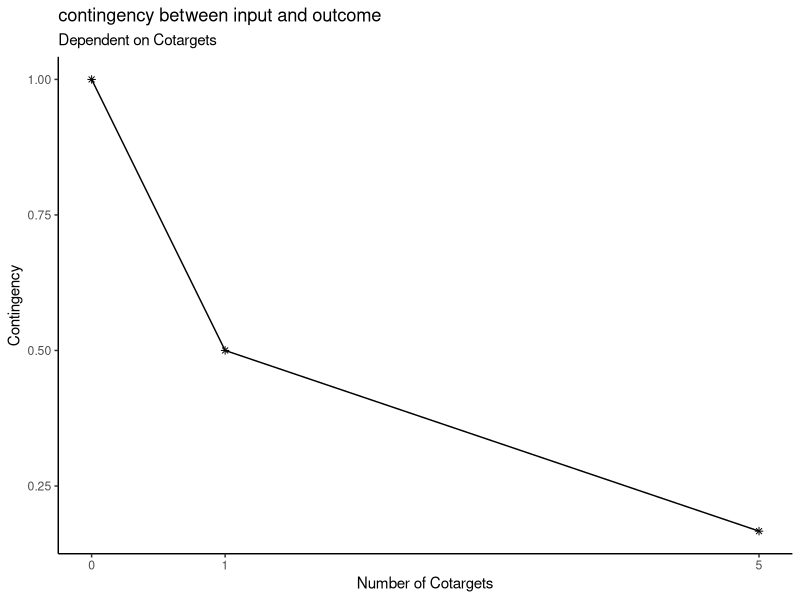
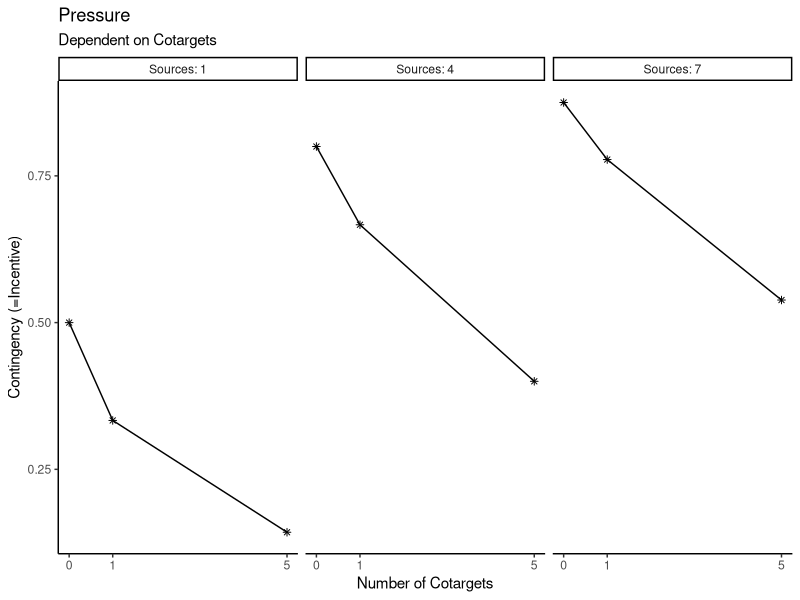
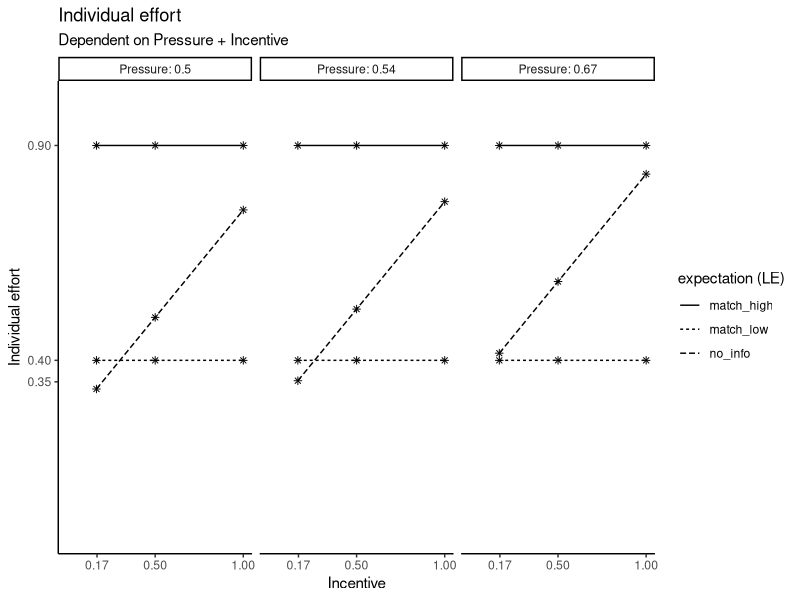
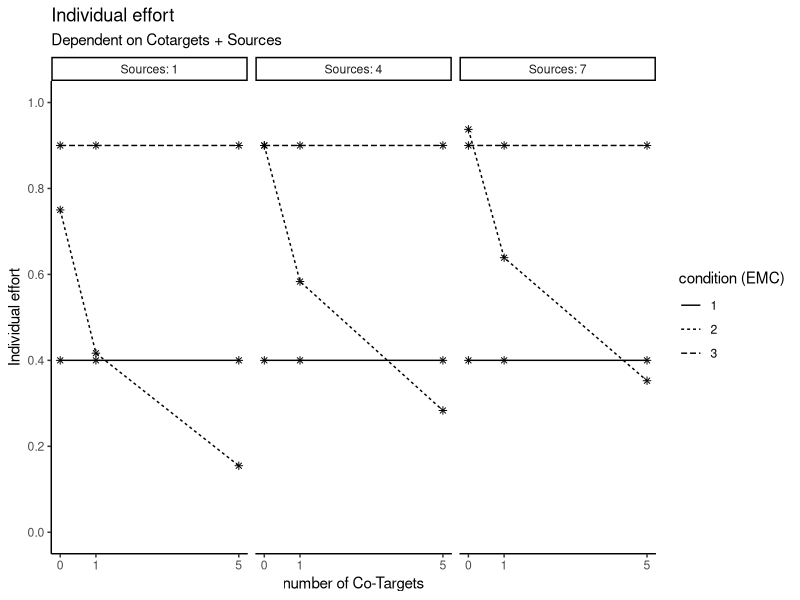
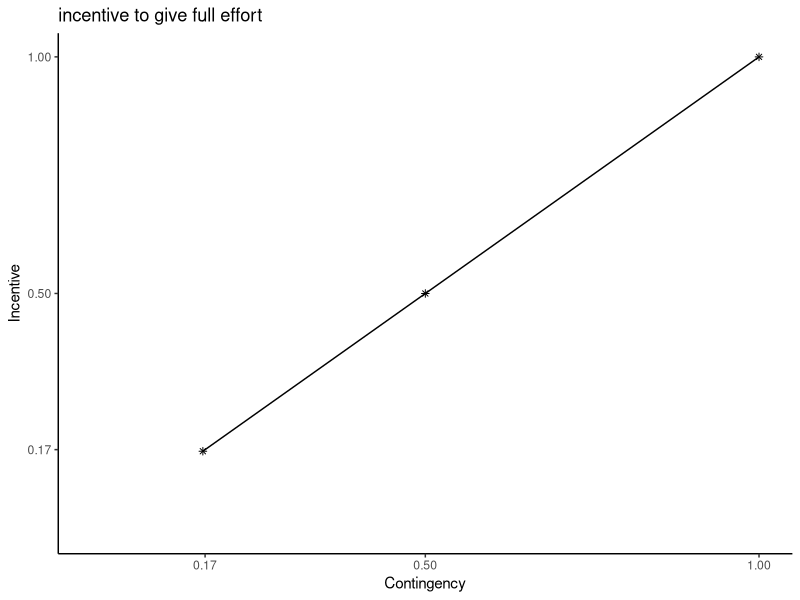
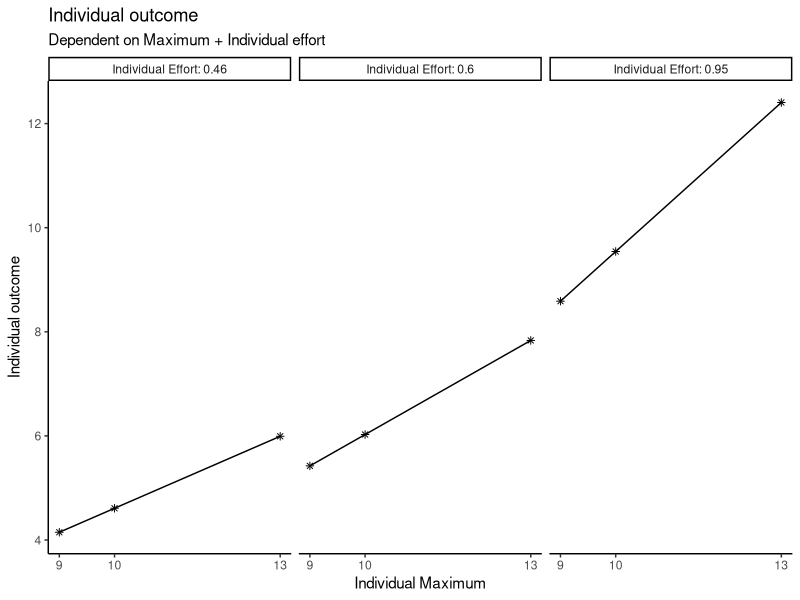

Generate these figures, in order, with R:
###Creating of the base functions to compute the outcome of the simulation later on

# load the necessary libraries (these command are executed in the Quarto Script too, but they remain in this section for better traceability)
library(ggplot2)
library(dplyr)
library(multcomp)

#' p1 Compute the contingency between input and outcome
#' 
#' @param CT number of people who are also viewed as targets of social pressure. Ranges from 0 to infinite (discrete)
#' 
#' @return (CON) contingency between input and outcome. Ranges from 0 to 1 (continuous)

get_CON <- function(CT) {
  n <- CT + 1
  CON <- 1/n
  return(CON)
}

# (example) check vectorized form:
CT <- c(0, 1, 5)
CON <- get_CON(CT)
CON

# (example) create data for CT 
plot_data_CON <- expand.grid(
  CT = c(0, 1, 5)
)

# (example) compute CON from the CT data
plot_data_CON$CON <- get_CON(
  CT = plot_data_CON$CT
)

# (example) plot a visual graph for the p1-function
plot_p1 <- ggplot(plot_data_CON, aes(x = CT, y = CON)) +
  geom_point(shape = 8) +
  labs(title = "contingency between input and outcome", 
       subtitle = "Dependent on Cotargets", 
       y = "Contingency", 
       x = "Number of Cotargets") +
  scale_x_continuous(limits = c(0, 5), breaks = c(0, 1, 5)) +
  theme_classic() +
  geom_line()



#' p2 compute the social pressure on each given target member of the group
#' 
#' @param CT number of people who are also viewed as targets of social impact. Ranges from 0 to infinite (discrete)
#' @param S number of people viewed as source of social pressure. Ranges from 0 to infinite (discrete)
#' 
#' @return (P) social pressure. Ranges from 0 to 1 (continuous)

get_P <- function (CT, S) {
  P <- S/(S+CT+1)
  return(P)
}

# (example) check vectorized form:
CT <- c(0, 1, 5)
S <- c(1, 4, 7)
P <- get_P(CT, S)
P

# (example) create data for CT and S 
plot_data_P <- expand.grid(
  CT = c(0, 1, 5),
  S = c(1, 4, 7)
)

# (example) compute pressure from CT and S
plot_data_P$P <- get_P(
  CT = plot_data_P$CT,
  S = plot_data_P$S
)

# (example) create an extra column for the plotting
plot_data_P$S_label <- paste("Sources:", plot_data_P$S)

# (example) plot a visual graph for the p2-function
plot_p2 <-ggplot(plot_data_P, aes(x = CT, y = P)) +
  geom_point(shape = 8) +
  facet_wrap(~plot_data_P$S_label) +
  labs(title = "Pressure", subtitle = "Dependent on Cotargets", y = "Contingency (=Incentive)", x = "Number of Cotargets") +
  scale_x_continuous(limits = c(0, 5), breaks = c(0, 1, 5)) +
  theme_classic() +
  geom_line()



#' t1 compute the incentive to give full effort
#' 
#' @param CON number of people who are also viewed as targets of social impact. Ranges from 0 to infinite (discrete)
#' 
#' @return (INC) incentive to give full effort. Ranges from 0 to 1 (continuous)

#define the social loafing replication condition

get_INC <- function(CON) {
  INC = CON
  return(INC)
}

# (example) check vectorized form:
INC <- get_INC(CON)
INC

# (example) create data for CT 
plot_data_INC <- expand.grid(
  CON = CON
)

# (example) compute the incentive from CT 
plot_data_INC$INC <- get_INC(
  CON = plot_data_INC$CON
)
# (example) plot a visual graph for the t1-function
plot_t1 <- ggplot(plot_data_INC, aes(x = CON, y = INC)) +
  geom_point(shape = 8) +
  labs(title = "incentive to give full effort", y = "Incentive", x = "Contingency") +
  scale_x_continuous(limits = c(0, 1), breaks = c(round(CON, digits = 2))) +
  scale_y_continuous(limits = c(0, 1), breaks = c(round(INC, digits = 2))) +
  theme_classic() +
  geom_line()


#' t3 transform the EMC condition into loafing expectation
#' 
#' @param EMC Effort condition. ordinal variable with the values "1", "2" or "3"
#' 
#' @return (LE) loafing expectation. ordinal variable with possible values as followed: 
#' "match_low", "no_info", "match_high"

get_LE <- function(EMC) {
  LE <- case_match(EMC,
                    1 ~ "match_low",
                    2 ~ "no_info",
                    3 ~ "match_high"
  )
  return(LE)
}

# (example) check vectorized form:
EMC <- c(1, 2, 3)
LE <- get_LE(EMC)
LE

# no example plot is computed, cause there's nothing to show - with the execution of LE we can see the 
# function is working with vectors 


#' p3 compute the individual effort 
#' 
#' @param INC incentive to give full effort. Ranges from 0 to 1 (continuous)
#' @param P social pressure. Ranges from 0 to 1 (continuous)
#' @param LE loafing expectation. ordinal variable with possible values as followed: 
#' "match_low", "no_info", "match_high"
#' 
#' @return (IE) individual effort. Ranges from 0 to 1 (continuous)

get_IE <- function(INC, P, LE) {
  # the Social Loafing baseline (Latané)
  # whilst CT increases, the output decreases
  loafing_effort <- 0.5 * INC + 0.5 * P
  
  # the effort matching logic
  # we're definign fix values which represent the expectation for the "alone"-
  # condition of other subjects (independent of the current group size)
  final_IE <- case_when(
    # condition: co-Target is not loafing in its "alone"-condition
    LE == "match_high" ~ 0.9, 
    
    # condition: Co-Target is loafing in its "alone"-condition
    LE == "match_low"  ~ 0.4, 
    
    # In der no_info Bedingung greift das klassische Modell (Loafing)
    LE == "no_info"    ~ loafing_effort,
    
    TRUE                ~ loafing_effort
  )
  
  return(final_IE)
}

# (example) check vectorized form:
LE <- c("match_high", "match_low", "no_info")
IE <- get_IE(INC, P, LE)
IE


# (example) create data for INC, P and LE
plot_data_IE <- expand.grid(
  INC = INC,
  P = P,
  LE = c("match_high", "match_low", "no_info")
)

# (example) compute the individual effort from INC, P and LE
plot_data_IE$IE <- get_IE(
  INC = plot_data_IE$INC,
  P = plot_data_IE$P, 
  LE = plot_data_IE$LE
)

# (example) create an extra column for the plotting
plot_data_IE$P_label <- paste("Pressure:", round(plot_data_IE$P, digits = 2))

# (example) plot a visual graph for the p3-function
plot_p3 <- ggplot(plot_data_IE, aes(x = INC, y = IE, linetype = LE, group = LE)) +
  geom_point(shape = 8) +
  facet_wrap(~P_label) +
  labs(title = "Individual effort", 
       subtitle = "Dependent on Pressure + Incentive", 
       y = "Individual effort", 
       x = "Incentive", 
       linetype = "expectation (LE)") +
  scale_x_continuous(limits = c(0, 1), breaks = c(round(INC, digits = 2))) +
  scale_y_continuous(limits = c(0, 1), breaks = c(round(IE, digits = 2))) +
  theme_classic() +
  geom_line()



#' Superfunction - compute the individual effort with some noise (through all the previous functions)
#' 
#' @param CT number of people who are also viewed as targets of social pressure. Ranges from 0 to infinite (discrete)
#' @param S number of people viewed as source of social pressure. Ranges from 0 to infinite 
#' @param EMC Effort condition. ordinal variable with the values "1", "2" or "3"
#' 
#' @return (IE) individual effort. Ranges from 0 to 1 (continuous)

#set a seed to get the same results every time 
set.seed(324)

get_super_IE <- function(CT, S, EMC) {
  LE <- get_LE(EMC)
  CON <- get_CON(CT) 
  P <- get_P(CT, S)
  INC <- get_INC(CON)
  IE <- get_IE(INC, P, LE)
  
  IE <- IE + rnorm(length(IE), mean = 0, sd = 0.1)
  IE[IE > 1] <- 1
  IE[IE < 0] <- 0
  return(IE)
}

get_super_IE_withoutnoise <- function(CT, S, EMC) {
  LE <- get_LE(EMC)
  CON <- get_CON(CT) 
  P <- get_P(CT, S)
  INC <- get_INC(CON)
  IE <- get_IE(INC, P, LE)

  IE[IE > 1] <- 1
  IE[IE < 0] <- 0
  return(IE)
}

# (example) check vectorized form
IE <- get_super_IE(CT, S, EMC)
IE

# (example) create data for INC, P and LE (all variables were defined earlier in the code)
plot_data_super_IE <- expand.grid(
  CT = CT,
  S = S,
  EMC = EMC
)

# (example) compute the individual effort from CT, S and EMC. Important to use the function wihtout noise for 
#           demonstrating the behavior of the Psy-Box in the report. The simulation uses the function with 
#           noise ofc.
plot_data_super_IE$IE <- get_super_IE_withoutnoise(
  CT = plot_data_super_IE$CT,
  S = plot_data_super_IE$S, 
  EMC = plot_data_super_IE$EMC
)

# (example) create an extra column for the plotting
plot_data_super_IE$S_label <- paste("Sources:", plot_data_super_IE$S)

# (example) plot a visual graph for the p3-function
plot_super <- ggplot(plot_data_super_IE, aes(x = CT, y = IE, linetype = as.factor(EMC), group = EMC)) +
  geom_point(shape = 8) +
  facet_wrap(~S_label) +
  labs(title = "Individual effort", 
       subtitle = "Dependent on Cotargets + Sources", 
       y = "Individual effort", 
       x = "number of Co-Targets", 
       linetype = "condition (EMC)") +
  scale_x_continuous(limits = c(0, 5), breaks = c(0, 1, 5)) +
  scale_y_continuous(limits = c(0, 1), breaks = seq(0, 1, 0.2)) +
  theme_classic() +
  geom_line()


#' t2-function (manifest) - compute the individual outcome
#' 
#' @param MC maximum capacity to scream. Ranges from 0 to 15 (continuous)
#' @param IE individual effort Ranges from 0 to 1 (continuous)
#' 
#' @return (IO) individual output. Ranges from 0 to inf. (continuous)

get_IO <- function(MC, IE) {
  IO <- MC * IE   
  return (IO)
}

# (example) check vectorized form:
MC <- c(9, 10, 13)
IO <- get_IO(MC, IE)
IO

# (example) create data for MC and IE
plot_data_IO <- expand.grid(
  MC = c(9, 10, 13),
  IE = IE
)

# (example) compute the individual effort from MC and IE
plot_data_IO$IO <- get_IO(
  MC = plot_data_IO$MC,
  IE = plot_data_IO$IE
)

# (example) create an extra column for the plotting
plot_data_IO$IE_label <- paste("Individual Effort:", round(plot_data_IO$IE, digits = 2))

# (example) plot a visual graph for the t2-function
plot_t2 <- ggplot(plot_data_IO, aes(x = MC, y = IO)) +
  geom_point(shape = 8) +
  facet_wrap(~plot_data_IO$IE_label) +
  labs(title = "Individual outcome", subtitle = "Dependent on Maximum + Individual effort", y = "Individual outcome", x = "Individual Maximum") +
  scale_x_continuous(limits = c(min(MC), max(MC)), breaks = c(round(MC, digits = 2))) +
  scale_y_continuous(limits = c(min(plot_data_IO$IO), max(plot_data_IO$IO)), breaks = pretty(plot_data_IO$IO)) +
  theme_classic() +
  geom_line()


#' Superfunction - compute the individual outcome  (through all the previous functions)
#' 
#' @param CT number of people who are also viewed as targets of social pressure. Ranges from 0 to infinite (discrete)
#' @param S number of people viewed as source of social pressure. Ranges from 0 to infinite (discrete)
#' @param MC maximum capacity to scream. Ranges from 0 to 15 (continuous)
#' 
#' @return (IO) individual output. Ranges from 0 to inf (continuous)

get_super_IO <- function(CT, S, MC, EMC){
  IO <- get_super_IE(CT, S, EMC) * MC 
  return (IO)
}

# note: we dont need plots for this superfunctions, cause it is shown in the "Evaluation" section later on.
# note2: this applies for a check of vectorized forms too... we did that earlier in checking the isolated functions.

# the final simulation for this model can be seen in 02_simulation.R 
